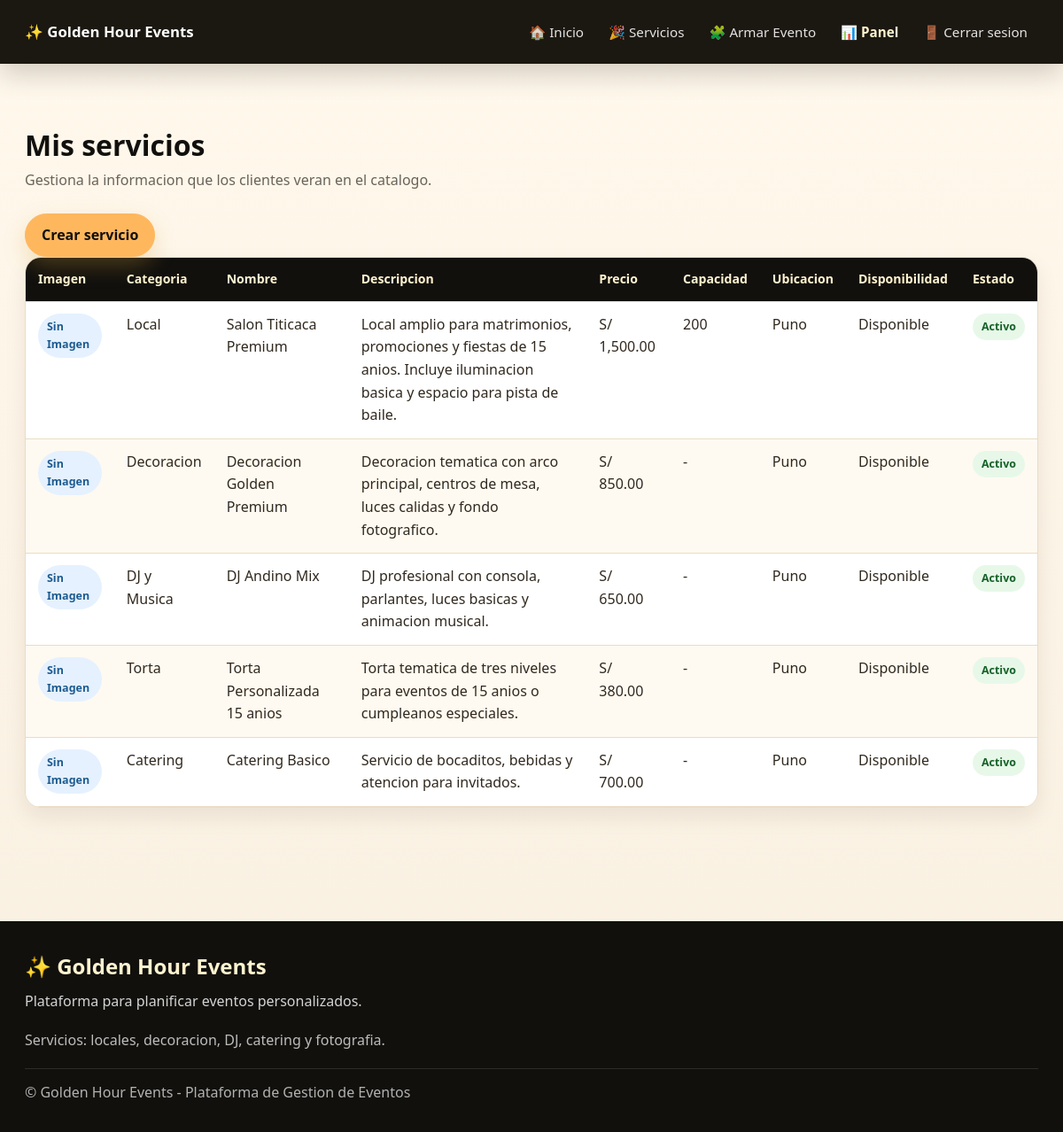
Page /views/provider/my_services.php (signed in) on the committed database.
### tables this page shows
CREATE TABLE servicios (
    id INT UNSIGNED AUTO_INCREMENT PRIMARY KEY,
    proveedor_id INT UNSIGNED NOT NULL,
    categoria_id INT UNSIGNED NULL,
    nombre VARCHAR(120) NOT NULL,
    descripcion TEXT NULL,
    precio DECIMAL(10,2) NOT NULL DEFAULT 0.00,
    capacidad INT UNSIGNED NULL,
    ubicacion VARCHAR(180) NULL,
    imagen VARCHAR(255) NULL,
    disponibilidad TINYINT(1) NOT NULL DEFAULT 1,
    estado ENUM('activo','inactivo','pendiente') NOT NULL DEFAULT 'activo',
    created_at TIMESTAMP DEFAULT CURRENT_TIMESTAMP,
    updated_at TIMESTAMP DEFAULT CURRENT_TIMESTAMP ON UPDATE CURRENT_TIMESTAMP,

    CONSTRAINT fk_servicios_proveedor
        FOREIGN KEY (proveedor_id)
        REFERENCES proveedores(id)
        ON UPDATE CASCADE
        ON DELETE CASCADE,

    CONSTRAINT fk_servicios_categoria
        FOREIGN KEY (categoria_id)
        REFERENCES categorias_servicio(id)
        ON UPDATE CASCADE
        ON DELETE SET NULL,

    INDEX idx_servicios_proveedor (proveedor_id),
    INDEX idx_servicios_categoria (categoria_id),
    INDEX idx_servicios_disponibilidad (disponibilidad),
    INDEX idx_servicios_estado (estado)
);

CREATE TABLE categorias_servicio (
    id INT UNSIGNED AUTO_INCREMENT PRIMARY KEY,
    nombre VARCHAR(80) NOT NULL UNIQUE,
    slug VARCHAR(80) NOT NULL UNIQUE,
    descripcion VARCHAR(180) NULL,
    estado ENUM('activo','inactivo') NOT NULL DEFAULT 'activo',
    created_at TIMESTAMP DEFAULT CURRENT_TIMESTAMP,
    updated_at TIMESTAMP DEFAULT CURRENT_TIMESTAMP ON UPDATE CURRENT_TIMESTAMP
);

### includes/auth.php (called while the page is built, shortened)
<?php
function currentUser()
{
    return $_SESSION['user'] ?? null;
}

### models/Provider.php (called while the page is built, shortened)
<?php
require_once __DIR__ . '/../config/database.php';
class Provider
{
    private static function db()
    {
        global $pdo;
        return $pdo;
    }
    public static function findByUser($userId)
    {
        $stmt = self::db()->prepare('SELECT * FROM proveedores WHERE usuario_id = :usuario_id LIMIT 1');
        $stmt->execute(['usuario_id' => $userId]);
        return $stmt->fetch();
    }
    public static function createIfNotExists($userId, $tipoServicio, $descripcion)
    {
        $provider = self::findByUser($userId);
        if ($provider) {
            return $provider;
        }
        return self::findByUser($userId);
    }
}

### controllers/ServiceController.php (called while the page is built, shortened)
<?php
require_once __DIR__ . '/../models/Provider.php';
require_once __DIR__ . '/../models/Service.php';
class ServiceController
{
    public static function myServices($providerUserId)
    {
        $provider = Provider::createIfNotExists($providerUserId, 'general', 'Proveedor registrado automaticamente.');
        return Service::byProvider($provider['id']);
    }
}

### models/Service.php (called while the page is built, shortened)
<?php
require_once __DIR__ . '/../config/database.php';
class Service
{
    private static function db()
    {
        global $pdo;
        return $pdo;
    }
    public static function byProvider($proveedorId)
    {
        $sql = "SELECT s.*, c.nombre AS categoria
                FROM servicios s
                LEFT JOIN categorias_servicio c ON s.categoria_id = c.id
                WHERE s.proveedor_id = :proveedor_id
                ORDER BY s.created_at DESC";
        $stmt = self::db()->prepare($sql);
        $stmt->execute(['proveedor_id' => $proveedorId]);
        return $stmt->fetchAll();
    }
}

### views/provider/my_services.php (the view, shortened to what this page needs)
<?php
require_once __DIR__ . '/../../includes/auth.php';
require_once __DIR__ . '/../../controllers/ServiceController.php';
$services = ServiceController::myServices(currentUser()['id']);
require_once __DIR__ . '/../../includes/header.php';
require_once __DIR__ . '/../../includes/navbar.php';
?>
<main class="container">
    <section class="section">
        <h1 class="page-title">Mis servicios</h1>
        <p class="page-subtitle">Gestiona la informacion que los clientes veran en el catalogo.</p>
        <p><a class="btn btn-primary" href="/GoldenHoursEvents/views/provider/create_service.php">Crear servicio</a></p>
        <?php if (empty($services)): ?>
            <div class="empty-state">
                <h2>📦 Todavia no registraste servicios.</h2>
                <p>Publica tu primer servicio para aparecer en el catalogo.</p>
            </div>
        <?php else: ?>
            <div class="table-wrapper">
                <table>
                    <thead>
                        <tr>
                            <th>Imagen</th>
                            <th>Categoria</th>
                            <th>Nombre</th>
                            <th>Descripcion</th>
                            <th>Precio</th>
                            <th>Capacidad</th>
                            <th>Ubicacion</th>
                            <th>Disponibilidad</th>
                            <th>Estado</th>
                        </tr>
                    </thead>
                    <tbody>
                        <?php foreach ($services as $service): ?>
                            <tr>
                                <td>
                                    <?php if (!empty($service['imagen'])): ?>
                                        <img class="thumb" src="/GoldenHoursEvents/<?php echo htmlspecialchars($service['imagen'], ENT_QUOTES, 'UTF-8'); ?>" alt="">
                                    <?php else: ?>
                                        <span class="badge badge-info">Sin imagen</span>
                                    <?php endif; ?>
                                </td>
                                <td><?php echo htmlspecialchars($service['categoria'] ?? 'Sin categoria', ENT_QUOTES, 'UTF-8'); ?></td>
                                <td><?php echo htmlspecialchars($service['nombre'], ENT_QUOTES, 'UTF-8'); ?></td>
                                <td><?php echo htmlspecialchars($service['descripcion'] ?? '', ENT_QUOTES, 'UTF-8'); ?></td>
                                <td>S/ <?php echo number_format((float) $service['precio'], 2); ?></td>
                                <td><?php echo htmlspecialchars($service['capacidad'] ?? '-', ENT_QUOTES, 'UTF-8'); ?></td>
                                <td><?php echo htmlspecialchars($service['ubicacion'] ?? '-', ENT_QUOTES, 'UTF-8'); ?></td>
                                <td><?php echo ((int) $service['disponibilidad'] === 1) ? 'Disponible' : 'No disponible'; ?></td>
                                <td><span class="badge badge-<?php echo htmlspecialchars($service['estado'], ENT_QUOTES, 'UTF-8'); ?>"><?php echo htmlspecialchars($service['estado'], ENT_QUOTES, 'UTF-8'); ?></span></td>
                            </tr>
                        <?php endforeach; ?>
                    </tbody>
                </table>
            </div>
        <?php endif; ?>
    </section>
</main>
<?php require_once __DIR__ . '/../../includes/footer.php'; ?>

### includes/header.php (shortened to what this page needs)
<!DOCTYPE html>
<html lang="es">
<head>
    <link rel="stylesheet" href="/GoldenHoursEvents/public/css/style.css">
</head>
<body class="app-body">

### includes/navbar.php (shortened to what this page needs)
<?php
$panelUrl = '/GoldenHoursEvents/views/client/dashboard.php';
if (isset($_SESSION['user']['rol'])) {
    if ($_SESSION['user']['rol'] === 'organizador') {
        $panelUrl = '/GoldenHoursEvents/views/organizer/dashboard.php';
    } elseif ($_SESSION['user']['rol'] === 'proveedor') {
        $panelUrl = '/GoldenHoursEvents/views/provider/dashboard.php';
    } elseif ($_SESSION['user']['rol'] === 'admin') {
        $panelUrl = '/GoldenHoursEvents/views/admin/dashboard.php';
    }
}
$currentPath = parse_url($_SERVER['REQUEST_URI'] ?? '', PHP_URL_PATH);
function navCurrent($path, $currentPath)
{
    return $currentPath === $path ? ' aria-current="page"' : '';
}
?>
<nav class="navbar">
    <div class="navbar-container">
        <a class="navbar-brand js-page-link" href="/GoldenHoursEvents/index.php"<?php echo navCurrent('/GoldenHoursEvents/index.php', $currentPath); ?>>✨ Golden Hour Events</a>
        <ul class="navbar-links">
            <li><a class="nav-link js-page-link" href="/GoldenHoursEvents/index.php"<?php echo navCurrent('/GoldenHoursEvents/index.php', $currentPath); ?>>🏠 Inicio</a></li>
            <li><a class="nav-link js-page-link" href="/GoldenHoursEvents/views/client/services.php"<?php echo navCurrent('/GoldenHoursEvents/views/client/services.php', $currentPath); ?>>🎉 Servicios</a></li>
            <li><a class="nav-link js-page-link" href="/GoldenHoursEvents/views/client/build_event.php"<?php echo navCurrent('/GoldenHoursEvents/views/client/build_event.php', $currentPath); ?>>🧩 Armar Evento</a></li>
            <?php if (isset($_SESSION['user'])): ?>
                <li><a class="nav-link nav-user" href="<?php echo htmlspecialchars($panelUrl, ENT_QUOTES, 'UTF-8'); ?>">📊 Panel</a></li>
                <li><a class="nav-link" href="/GoldenHoursEvents/views/auth/logout.php" data-no-transition>🚪 Cerrar sesion</a></li>
            <?php endif; ?>
        </ul>
    </div>
</nav>

### includes/footer.php (shortened to what this page needs)
<footer class="footer">
    <div class="footer-content">
        <div class="footer-brand">
            <h2>✨ Golden Hour Events</h2>
            <p>Plataforma para planificar eventos personalizados.</p>
        </div>
        <div class="footer-links">
            <p>Servicios: locales, decoracion, DJ, catering y fotografia.</p>
        </div>
        <div class="footer-copy">
            <p>&copy; Golden Hour Events - Plataforma de Gestion de Eventos</p>
        </div>
    </div>
</footer>
</body>
</html>

### public/css/style.css (style rules this page uses)
:root { --gold: #FFB75E; --gold-dark: #ED8F03; --gold-soft: #fff3cf; --black: #11100d; --black-soft: #282015; --white: #ffffff; --cream: #FFF7E8; --cream-2: #f8efe0; --gray: #f4f4f4; --text: #31291f; --muted: #6b6258; --border: #eadcc5; --overlay-dark: rgba(10, 10, 10, 0.55); --overlay-soft: rgba(10, 10, 10, 0.38); --glass-light: rgba(255, 255, 255, 0.86); --glass-dark: rgba(18, 15, 11, 0.72); --shadow: 0 18px 45px rgba(0,0,0,.12); --shadow-strong: 0 24px 70px rgba(0,0,0,.28); --shadow-soft: 0 10px 25px rgba(45, 31, 12, 0.08); --gradient-warm: linear-gradient(135deg, #FFB75E 0%, #ED8F03 100%); --gradient-soft: linear-gradient(135deg, #fff8ec 0%, #fff1cf 48%, #ffe3bd 100%); --radius: 18px; --radius-sm: 12px; --container: 1180px; --transition: 420ms cubic-bezier(0.22,1,0.36,1); }
* { box-sizing: border-box; margin: 0; padding: 0; }
html { scroll-behavior: smooth; }
body { background: linear-gradient(180deg, rgba(255, 248, 236, 0.96), rgba(248, 239, 224, 0.96)), var(--cream); color: var(--text); font-family: "Segoe UI", Arial, sans-serif; line-height: 1.6; min-height: 100vh; }
a { color: var(--gold-dark); text-decoration: none; transition: color var(--transition), transform var(--transition), opacity var(--transition); }
.container { margin: 0 auto; max-width: var(--container); padding: 28px 18px; width: 100%; }
.section { padding: 46px 0; }
.page-title { color: var(--black); font-size: 2rem; line-height: 1.1; margin-bottom: 10px; }
.page-subtitle { color: var(--muted); font-size: 1rem; margin-bottom: 24px; max-width: 760px; }
.navbar { background: rgba(23, 19, 13, 0.98); box-shadow: 0 12px 30px rgba(23, 19, 13, 0.18); position: sticky; top: 0; z-index: 50; }
.navbar-container { align-items: center; display: flex; justify-content: space-between; margin: 0 auto; max-width: var(--container); min-height: 72px; padding: 0 18px; }
.navbar-brand { color: var(--white); font-size: 1.05rem; font-weight: 800; white-space: nowrap; }
.navbar-links { background: var(--black); border-top: 1px solid rgba(215, 166, 66, 0.25); display: none; flex-direction: column; gap: 8px; left: 0; list-style: none; padding: 14px 18px 18px; position: absolute; right: 0; top: 72px; }
.nav-link { border-radius: 999px; color: rgba(255, 255, 255, 0.88); display: block; font-size: 0.95rem; padding: 10px 12px; }
.nav-user { color: var(--gold-soft); font-weight: 700; }
.btn { align-items: center; background: var(--gold); border: 1px solid var(--gold); border-radius: 999px; box-shadow: 0 10px 24px rgba(215, 166, 66, 0.28); color: var(--black); cursor: pointer; display: inline-flex; font: inherit; font-weight: 800; justify-content: center; min-height: 44px; padding: 11px 18px; text-decoration: none; transition: transform var(--transition), box-shadow var(--transition), background var(--transition), color var(--transition); }
.btn-primary { background: var(--gold); border-color: var(--gold); color: var(--black); }
.table-wrapper { border: 1px solid var(--border); border-radius: var(--radius); box-shadow: var(--shadow-soft); overflow-x: auto; }
table, .table { background: var(--white); border-collapse: collapse; min-width: 760px; width: 100%; }
th, td, .table th, .table td { border-bottom: 1px solid var(--border); padding: 13px 14px; text-align: left; vertical-align: top; }
th, .table th { background: var(--black); color: var(--gold-soft); font-size: 0.88rem; }
tbody tr:nth-child(even) { background: #fffaf1; }
.badge { border-radius: 999px; display: inline-flex; font-size: 0.78rem; font-weight: 900; padding: 5px 10px; text-transform: capitalize; }
.badge-success, .badge-aprobado, .badge-activo, .badge-exitoso, .badge-pagado, .badge-finalizado { background: #e7f8e9; color: #166228; }
.badge-info, .badge-contactado { background: #e5f1ff; color: #1d5b90; }
.footer { background: var(--black); color: rgba(255, 255, 255, 0.82); margin-top: 54px; }
.footer-content { display: grid; gap: 18px; margin: 0 auto; max-width: var(--container); padding: 32px 18px; }
.footer-brand h2 { color: var(--gold-soft); margin-bottom: 8px; }
.footer-links { color: rgba(255, 255, 255, 0.72); }
.footer-copy { border-top: 1px solid rgba(255, 255, 255, 0.12); color: rgba(255, 255, 255, 0.68); padding-top: 14px; }
.footer p { margin: 0; }
@media (min-width: 901px) { .navbar-links { align-items: center; background: transparent; border-top: 0; display: flex; flex-direction: row; gap: 4px; padding: 0; position: static; } }

### rows in the picture
servicios: shows "Sin Imagen", categoria.nombre "Local", nombre "Salon Titicaca Premium", descripcion "Local amplio para matrimonios, promociones y fiestas de 15 anios. Incluye iluminacion basica y espacio para pista de baile.", precio "1,500.00", capacidad "200", ubicacion "Puno", disponibilidad "Disponible", estado "Activo"
servicios: shows "Sin Imagen", categoria.nombre "Decoracion", nombre "Decoracion Golden Premium", descripcion "Decoracion tematica con arco principal, centros de mesa, luces calidas y fondo fotografico.", precio "850.00", capacidad "-", ubicacion "Puno", disponibilidad "Disponible", estado "Activo"
servicios: shows "Sin Imagen", categoria.nombre "DJ y Musica", nombre "DJ Andino Mix", descripcion "DJ profesional con consola, parlantes, luces basicas y animacion musical.", precio "650.00", capacidad "-", ubicacion "Puno", disponibilidad "Disponible", estado "Activo"
servicios: shows "Sin Imagen", categoria.nombre "Torta", nombre "Torta Personalizada 15 anios", descripcion "Torta tematica de tres niveles para eventos de 15 anios o cumpleanos especiales.", precio "380.00", capacidad "-", ubicacion "Puno", disponibilidad "Disponible", estado "Activo"
servicios: shows "Sin Imagen", categoria.nombre "Catering", nombre "Catering Basico", descripcion "Servicio de bocaditos, bebidas y atencion para invitados.", precio "700.00", capacidad "-", ubicacion "Puno", disponibilidad "Disponible", estado "Activo"
